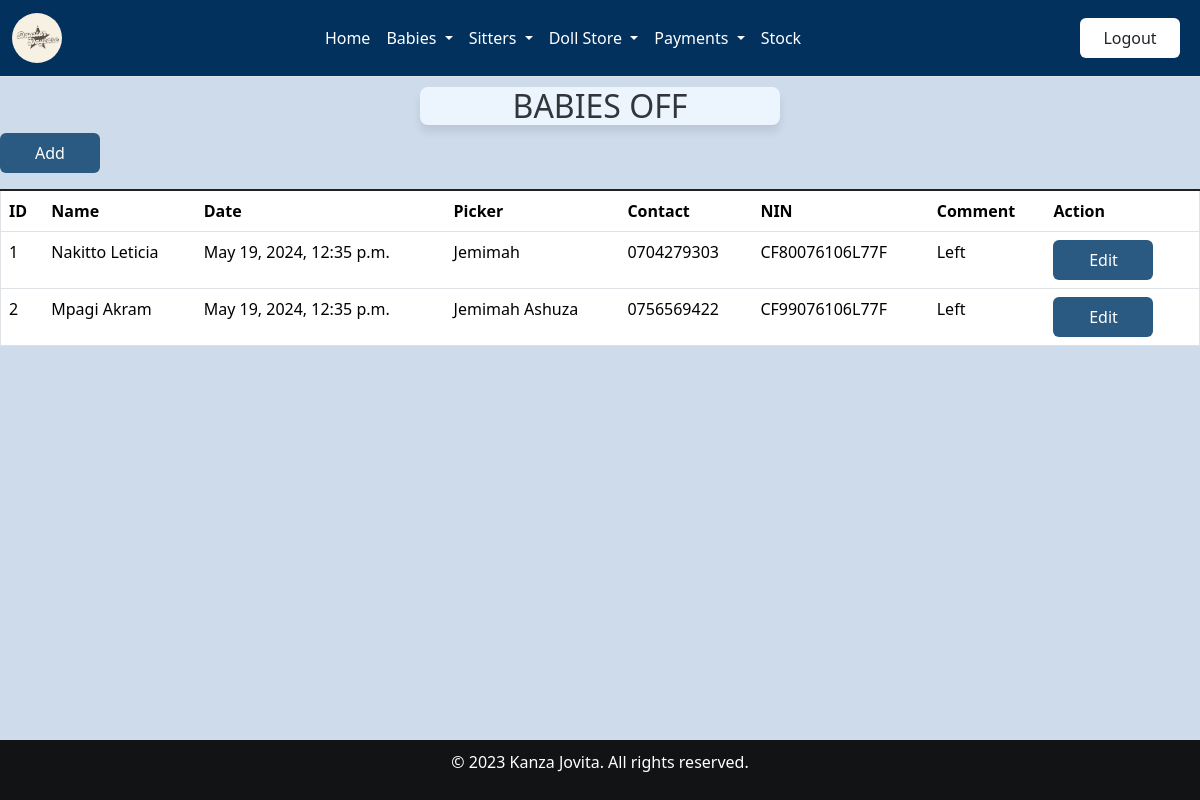
Before: /departure/ (signed in) with the older database file.
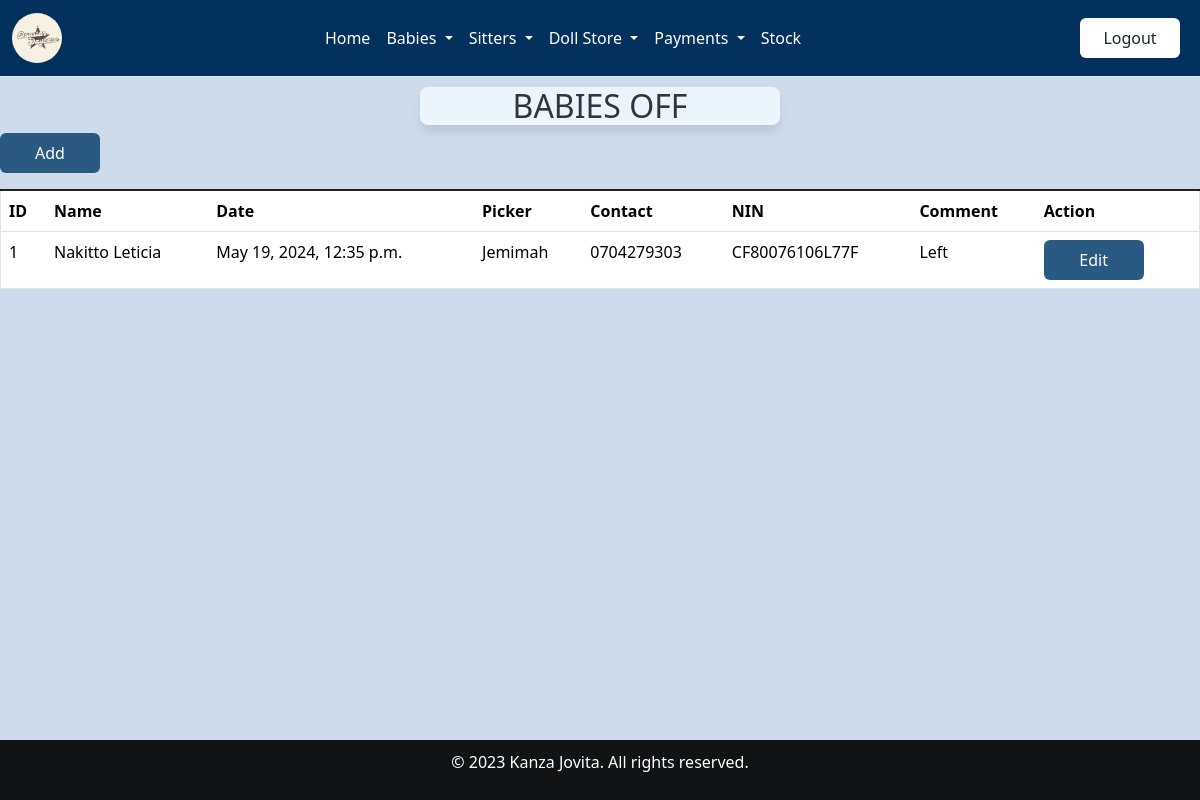
After: the same page with the newer database file.
### home/models.py (models this page shows, shortened)
class Departure(models.Model):
    baby_name=models.ForeignKey(Babyreg,on_delete=models.CASCADE)
    date=models.DateTimeField()
    picker=models.CharField(max_length=200)
    contact = models.CharField(max_length=30,validators=[validate_contact_length])
    NIN = models.CharField(max_length=30, null='False',blank = 'False',validators=[validate_NIN_length])
    comment=models.CharField(max_length=200,null=True, blank=True)
    created_at = models.DateTimeField(auto_now_add=True,null=True)

class Babyreg(models.Model):
    Baby_name = models.CharField(max_length=30, null=False, blank=False)
    baby_number = models.CharField(max_length=30, unique=True ,null=False, blank=False)
    fathers_names = models.CharField(max_length=30, null=False, blank=False)
    mothers_names = models.CharField(max_length=30, null=False, blank=False)
    c_stay = models.ForeignKey(Categorystay, on_delete=models.SET_NULL, null=True, blank=True)
    Date = models.DateTimeField()
    Gender =  models.CharField(choices=[('Male', 'Male'),('Female', 'Female')], max_length=100)
    Age = models.CharField(max_length=20, blank=False, null=False)
    Location = models.CharField(max_length=30, null=False, blank=False)
    brought_by = models.CharField(max_length=200)
    created_at = models.DateTimeField(auto_now_add=True,null=True)
    def __str__(self):
        print(f"Baby name: {self.Baby_name}, Type: {type(self.Baby_name)}")
        if self.Baby_name is not None:
            return str(self.Baby_name)
        else:
            return "Unnamed Baby"

### home/views.py (the view)
# urls.py: path('departure/', views.departure, name='departure'),
@login_required
def departure(request):
    babies = Departure.objects.all()  # Retrieving all departure objects
    return render(request, 'departure.html', {'babies': babies})

### home/templates/departure.html (shortened to what this page needs)
{% extends 'base.html' %}
{% load static %}
{% block content %}
<div class="card-header">
    <h2>BABIES OFF</h2>
</div>
<a href="/adddeparture" class="btn btn-primary mb-3">Add</a>
<br>
<div class="table-responsive">
    <table class="table table-bordered"  style="border-top: 2px solid rgb(34,32,32);">
        <thead class="table-white">
            <tr>
                <th scope="col">ID</th>
                <th scope="col">Name</th>
                <th scope="col">Date</th>
                <th scope="col">Picker</th>
                <th scope="col">Contact</th>
                <th scope="col">NIN</th>
                <th scope="col">Comment</th>
                <th scope=>Action</th>
            </tr>
        </thead>
        <tbody>
            {% for baby in babies %}
            <tr>
                <td>{{ forloop.counter }}</td>
                <td>{{ baby.baby_name}}</td>
                <td>{{ baby.date }}</td>
                <td>{{ baby.picker}}</td>
                <td>{{ baby.contact}}</td>
                <td>{{ baby.NIN}}</td>
                <td>{{ baby.comment}}</td>
                <td>
                    <a href="{% url 'editdeparture' id=baby.id %}" class="btn btn-primary ">Edit</a>
                </td>
            </tr>
            {% endfor %}
        </tbody>
    </table>
</div>
{% endblock %}

Changed rows visible on the page:
removed Departure: baby_name "Mpagi Akram", date "May 19, 2024, 12:35 p.m.", picker "Jemimah Ashuza", contact "0756569422", NIN "CF99076106L77F", comment "Left"
